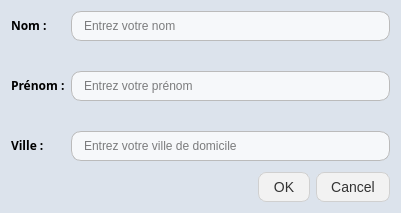
<?xml version="1.0" encoding="UTF-8"?>
<ui version="4.0">
 <class>dialogueInscriptionProprietaire</class>
 <widget class="QDialog" name="dialogueInscriptionProprietaire">
  <property name="geometry">
   <rect>
    <x>0</x>
    <y>0</y>
    <width>401</width>
    <height>213</height>
   </rect>
  </property>
  <property name="windowTitle">
   <string>Inscription</string>
  </property>
  <property name="styleSheet">
   <string notr="true">QDialog {
	background-color: #dce3ec;
}</string>
  </property>
  <layout class="QVBoxLayout" name="verticalLayout">
   <item>
    <layout class="QFormLayout" name="formLayout">
     <property name="verticalSpacing">
      <number>30</number>
     </property>
     <item row="0" column="0">
      <widget class="QLabel" name="nomLabel">
       <property name="font">
        <font>
         <family>Ubuntu Sans Mono</family>
         <weight>75</weight>
         <bold>true</bold>
        </font>
       </property>
       <property name="text">
        <string>Nom :</string>
       </property>
      </widget>
     </item>
     <item row="1" column="0">
      <widget class="QLabel" name="prenomLabel">
       <property name="font">
        <font>
         <family>Ubuntu Sans Mono</family>
         <weight>75</weight>
         <bold>true</bold>
        </font>
       </property>
       <property name="text">
        <string>Prénom :</string>
       </property>
      </widget>
     </item>
     <item row="2" column="0">
      <widget class="QLabel" name="villeLabel">
       <property name="font">
        <font>
         <family>Ubuntu Sans Mono</family>
         <weight>75</weight>
         <bold>true</bold>
        </font>
       </property>
       <property name="text">
        <string>Ville :</string>
       </property>
      </widget>
     </item>
     <item row="0" column="1">
      <widget class="QLineEdit" name="nomLineEdit">
       <property name="styleSheet">
        <string notr="true">QLineEdit {
    background-color: #f6f8fa;
    border: 1px solid #BBBBBB;
    border-radius: 10px;
    padding: 6px 10px;
}</string>
       </property>
       <property name="placeholderText">
        <string>Entrez votre nom</string>
       </property>
      </widget>
     </item>
     <item row="1" column="1">
      <widget class="QLineEdit" name="prenomLineEdit">
       <property name="styleSheet">
        <string notr="true">QLineEdit {
    background-color: #f6f8fa;
    border: 1px solid #BBBBBB;
    border-radius: 10px;
    padding: 6px 10px;
}</string>
       </property>
       <property name="placeholderText">
        <string>Entrez votre prénom</string>
       </property>
      </widget>
     </item>
     <item row="2" column="1">
      <widget class="QLineEdit" name="villeLineEdit">
       <property name="styleSheet">
        <string notr="true">QLineEdit {
    background-color: #f6f8fa;
    border: 1px solid #BBBBBB;
    border-radius: 10px;
    padding: 6px 10px;
}</string>
       </property>
       <property name="placeholderText">
        <string>Entrez votre ville de domicile</string>
       </property>
      </widget>
     </item>
    </layout>
   </item>
   <item>
    <widget class="QDialogButtonBox" name="buttonBox">
     <property name="styleSheet">
      <string notr="true">QPushButton {
    background-color: #F2F2F2;   /* Blanc-gris */
    color: #333333;
    border-radius: 8px;
    padding: 6px 14px;
    border: 1px solid #D0D0D0;
    font-size: 14px;
}

QPushButton:hover {
    background-color: #E6E6E6;   /* Gris un peu plus foncé */
}

QPushButton:pressed {
    background-color: #D9D9D9;   /* Encore un peu plus foncé */
}

QPushButton:disabled {
    background-color: #E0E0E0;
    color: #A0A0A0;
    border: 1px solid #C8C8C8;
}</string>
     </property>
     <property name="orientation">
      <enum>Qt::Horizontal</enum>
     </property>
     <property name="standardButtons">
      <set>QDialogButtonBox::Cancel|QDialogButtonBox::Ok</set>
     </property>
    </widget>
   </item>
  </layout>
 </widget>
 <resources/>
 <connections>
  <connection>
   <sender>buttonBox</sender>
   <signal>accepted()</signal>
   <receiver>dialogueInscriptionProprietaire</receiver>
   <slot>accept()</slot>
   <hints>
    <hint type="sourcelabel">
     <x>248</x>
     <y>254</y>
    </hint>
    <hint type="destinationlabel">
     <x>157</x>
     <y>274</y>
    </hint>
   </hints>
  </connection>
  <connection>
   <sender>buttonBox</sender>
   <signal>rejected()</signal>
   <receiver>dialogueInscriptionProprietaire</receiver>
   <slot>reject()</slot>
   <hints>
    <hint type="sourcelabel">
     <x>316</x>
     <y>260</y>
    </hint>
    <hint type="destinationlabel">
     <x>286</x>
     <y>274</y>
    </hint>
   </hints>
  </connection>
  <connection>
   <sender>nomLineEdit</sender>
   <signal>textChanged(QString)</signal>
   <receiver>dialogueInscriptionProprietaire</receiver>
   <slot>mettreAJourBoutonOk()</slot>
   <hints>
    <hint type="sourcelabel">
     <x>229</x>
     <y>21</y>
    </hint>
    <hint type="destinationlabel">
     <x>199</x>
     <y>149</y>
    </hint>
   </hints>
  </connection>
  <connection>
   <sender>prenomLineEdit</sender>
   <signal>textChanged(QString)</signal>
   <receiver>dialogueInscriptionProprietaire</receiver>
   <slot>mettreAJourBoutonOk()</slot>
   <hints>
    <hint type="sourcelabel">
     <x>229</x>
     <y>75</y>
    </hint>
    <hint type="destinationlabel">
     <x>199</x>
     <y>149</y>
    </hint>
   </hints>
  </connection>
  <connection>
   <sender>villeLineEdit</sender>
   <signal>textChanged(QString)</signal>
   <receiver>dialogueInscriptionProprietaire</receiver>
   <slot>mettreAJourBoutonOk()</slot>
   <hints>
    <hint type="sourcelabel">
     <x>229</x>
     <y>129</y>
    </hint>
    <hint type="destinationlabel">
     <x>199</x>
     <y>149</y>
    </hint>
   </hints>
  </connection>
 </connections>
 <slots>
  <slot>mettreAJourBoutonOk()</slot>
 </slots>
</ui>
